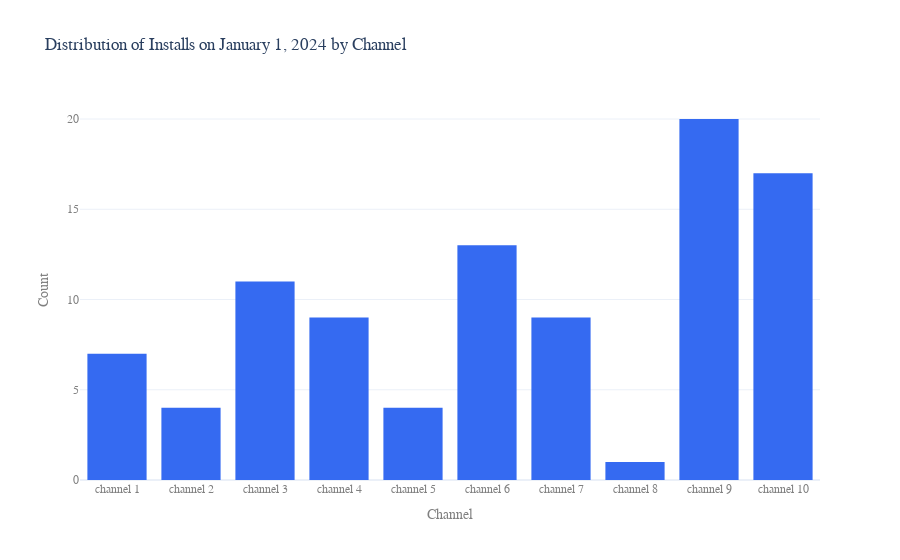

Write notebook code for a chart like this one.
### Code cell
fig = px.histogram(
    installs, 
    x='channel', 
    title='Distribution of Installs on January 1, 2024 by Channel', 
    color_discrete_sequence=justplay_colors)

fig.update_layout(
    yaxis_title='Count',
    xaxis_title='Channel'
)

write(fig, 'installs_by_channel')

### Figure 1 — Plotly figure (JSON) as saved in the notebook; plotly's stock layout.template omitted (floating-point values rounded to 4 significant figures)
{"data": [{"alignmentgroup": "True", "bingroup": "x", "hovertemplate": "channel=%{x}<br>count=%{y}<extra></extra>", "legendgroup": "", "marker": {"color": "#356AF1", "pattern": {"shape": ""}}, "name": "", "offsetgroup": "", "orientation": "v", "showlegend": false, "type": "histogram", "x": ["channel 1", "channel 1", "channel 1", "channel 1", "channel 2", "channel 2", "channel 2", "channel 2", "channel 3", "channel 3", "channel 3", "channel 3", "channel 4", "channel 4", "channel 4", "channel 4", "channel 4", "channel 4", "channel 1", "channel 1", "channel 1", "channel 5", "channel 5", "channel 5", "channel 5", "channel 6", "channel 6", "channel 6", "channel 6", "channel 6", "channel 7", "channel 7", "channel 7", "channel 7", "channel 7", "channel 7", "channel 7", "channel 7", "channel 7", "channel 8", "channel 4", "channel 4", "channel 4", "channel 9", "channel 9", "channel 9", "channel 9", "channel 9", "channel 9", "channel 9", "channel 9", "channel 9", "channel 9", "channel 9", "channel 9", "channel 9", "channel 9", "channel 9", "channel 9", "channel 9", "channel 9", "channel 9", "channel 9", "channel 10", "channel 10", "channel 10", "channel 10", "channel 10", "channel 10", "channel 10", "channel 10", "channel 10", "channel 10", "channel 10", "channel 10", "channel 10", "channel 10", "channel 10", "channel 10", "channel 10", "channel 6", "channel 6", "channel 6", "channel 6", "channel 6", "channel 6", "channel 6", "channel 6", "channel 3", "channel 3", "channel 3", "channel 3", "channel 3", "channel 3", "channel 3"], "xaxis": "x", "yaxis": "y"}], "layout": {"autosize": true, "barmode": "relative", "font": {"family": "Helvetica"}, "legend": {"tracegroupgap": 0}, "title": {"text": "Distribution of Installs on January 1, 2024 by Channel"}, "xaxis": {"anchor": "y", "autorange": true, "color": "grey", "domain": [0, 1], "range": [-0.5, 9.5], "title": {"text": "Channel"}, "type": "category"}, "yaxis": {"anchor": "x", "autorange": true, "color": "grey", "domain": [0, 1], "range": [0, 21.05], "title": {"text": "Count"}}}}
